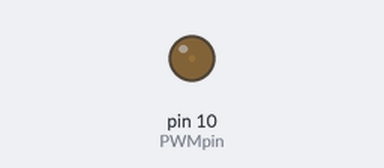
Simulated run of this sketch. Board: Arduino Uno, built with avr-gcc and run on an emulated ATmega328P. Parts: output pins drawn as LEDs (lit = HIGH).

Above: at 0.05 s.
At 0.65 s:
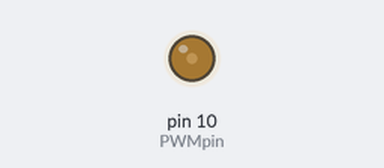
At 1.3 s:
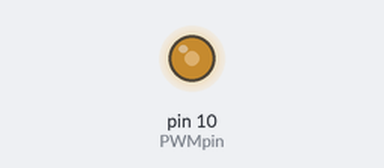
At 2.55 s:
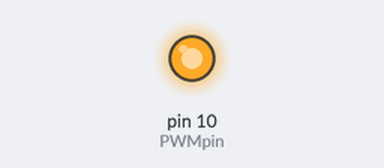
Timing chart, 0 to 5.9 s (numbered marks = the images above):
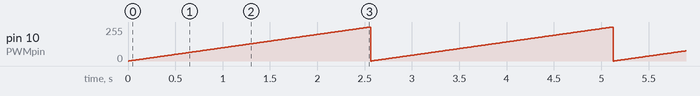

Measured:
- by itself, pin 10 (PWMpin): ramps from 0/255 to 255/255 and jumps back, once every 2.6 s

The sketch:

ExforloopAndIf.ino
```cpp
// Dim an LED using a PWM pin
int PWMpin = 10;  // LED in series with 470 ohm resistor on pin 10

void setup() {
  // no setup needed
}

void loop() {
  for (int i = 0; i <= 255; i++) {
    analogWrite(PWMpin, i);
    delay(10);
  }
 if(PWMpin==10)
{
}
else
{
}
}
```

ExInterrup.cpp
```cpp
#include "Arduino.h"

void setup()
{
Serial.begin(9600);
}

void loop()
{
noInterrupts();

interrupts();

delay(100);
}
```

Exanalog.cpp
```cpp
#include "Arduino.h"

int analogPin = A3; // potentiometer wiper (middle terminal) connected to analog pin 3
                    // outside leads to ground and +5V
int val = 0;  // variable to store the value read

void setup() {
  Serial.begin(9600);           //  setup serial
}

void loop() {
  val = analogRead(analogPin);  // read the input pin
  Serial.println(val);          // debug value
}
```

Exanalogwrite.cpp
```cpp
#include "Arduino.h"

int ledPin = 9;      // LED connected to digital pin 9
int analogPin = 3;   // potentiometer connected to analog pin 3
int val = 0;         // variable to store the read value

void setup() {
  pinMode(ledPin, OUTPUT);  // sets the pin as output
}

void loop() {
  val = analogRead(analogPin);  // read the input pin
  analogWrite(ledPin, val / 4); // analogRead values go from 0 to 1023, analogWrite values from 0 to 255
}
```

Exbasic.cpp
```cpp
void setup()
{

}

void loop()
{

}
```

Exconst.cpp
```cpp
#include "Arduino.h"

float a = 2*PI;
float b = EULER;
```

Exdigital.cpp
```cpp
#include "Arduino.h"

int ledPin = 13;  // LED connected to digital pin 13
int inPin = 7;    // pushbutton connected to digital pin 7
int val = 0;      // variable to store the read value

void setup() {
  pinMode(ledPin, OUTPUT);  // sets the digital pin 13 as output
  pinMode(inPin, INPUT);    // sets the digital pin 7 as input
}

void loop() {
  val = digitalRead(inPin);   // read the input pin
  digitalWrite(ledPin, val);  // sets the LED to the button's value
}
```

ExforloopAndIf.cpp
```cpp
#include "Arduino.h"

// Dim an LED using a PWM pin
int PWMpin = 10;  // LED in series with 470 ohm resistor on pin 10

void setup() {
  // no setup needed
}

void loop() {
  for (int i = 0; i <= 255; i++) {
    analogWrite(PWMpin, i);
    delay(10);
  }
 if(PWMpin==10)
{
}
else
{
}
}
```

Exmath.cpp
```cpp
#include "Arduino.h"

void setup()
{

}


void loop()
{

int duration = pulseIn(4, HIGH);

double a = pow(2.5, 4.1);
double b = sqrt(25.6);
double c = cos(1.55);
}
```

Expinmode.cpp
```cpp
#include "Arduino.h"

int ledPin = 13;  // LED connected to digital pin 13
int inPin = 7;    // pushbutton connected to digital pin 7
int val = 0;      // variable to store the read value

void setup() {
  pinMode(ledPin, OUTPUT);  // sets the digital pin 13 as output
  pinMode(inPin, INPUT);    // sets the digital pin 7 as input
}

void loop() {
  val = digitalRead(inPin);   // read the input pin
  digitalWrite(ledPin, val);  // sets the LED to the button's value
}
```

Exregex.cpp
```cpp
#include "Arduino.h"

void setup()
{

}

void loop()
{
char c = 'A';
char b = 'c';
isAlpha(c);
isAlphaNumeric(c);
isAscii(c);
isDigit(c);
isLowerCase(b);
isPunct(b);
isSpace(c);
isUpperCase(c);
isWhitespace(b);
}
```

Exsetup.cpp
```cpp
#include "Arduino.h"

int inPin = 7;
void setup() {

  Serial.begin(9600);
}

void loop() {
   int val = digitalRead(inPin);
      digitalWrite(10, HIGH);
	pinMode( 13, INPUT);
	pinMode( 12, OUTPUT);
	pinMode( 11, INPUT_PULLUP);
        char thischar = 'c';
}
```
